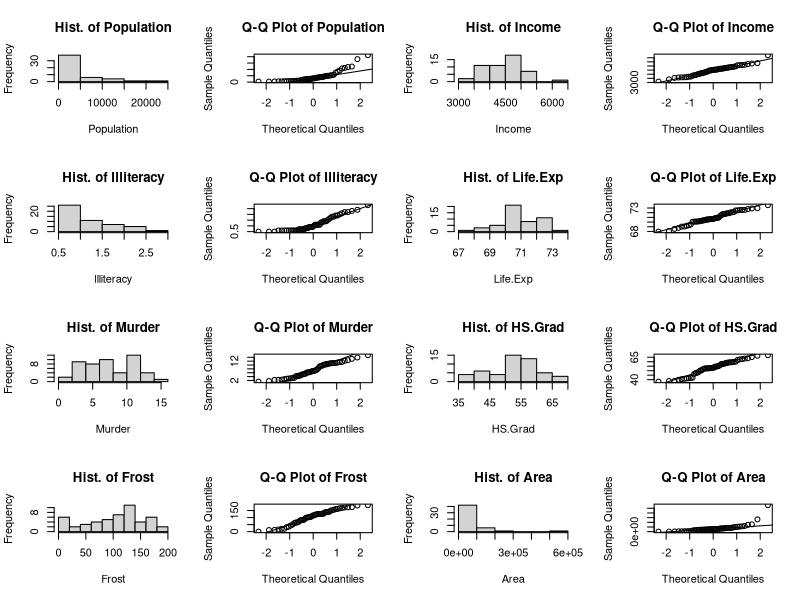
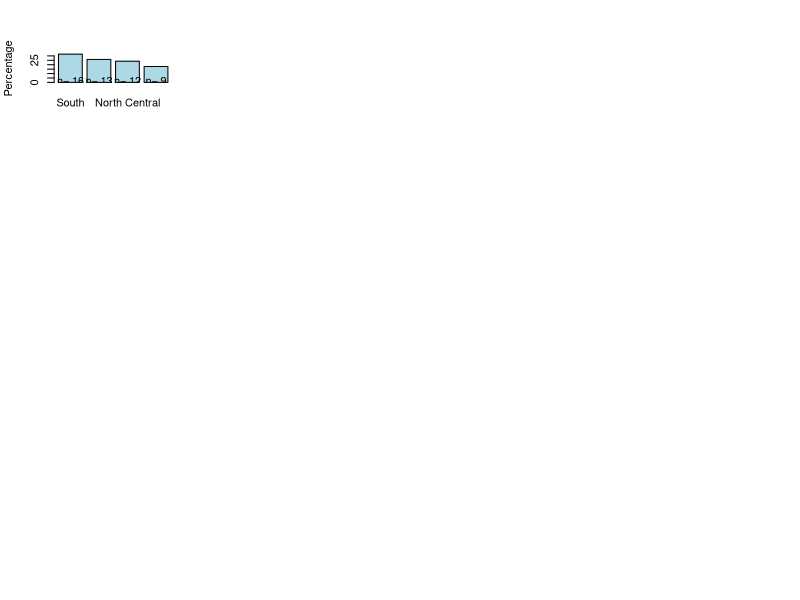
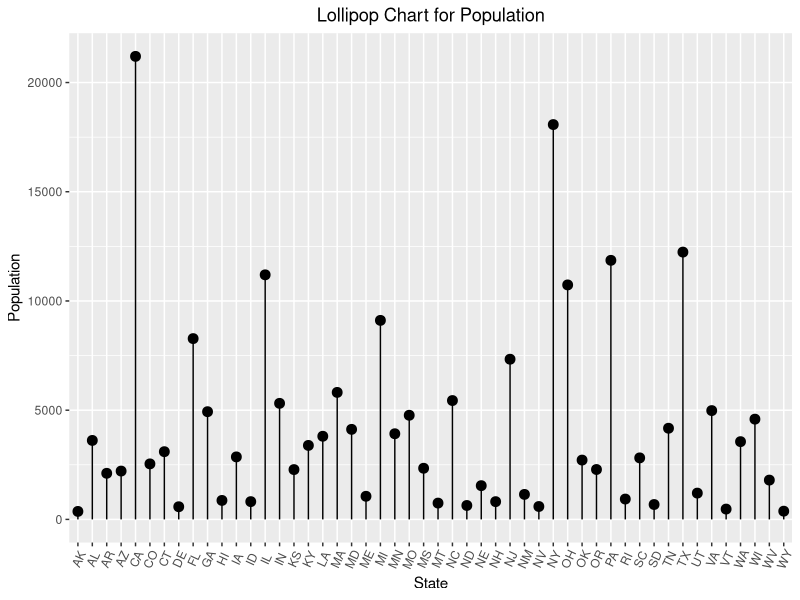
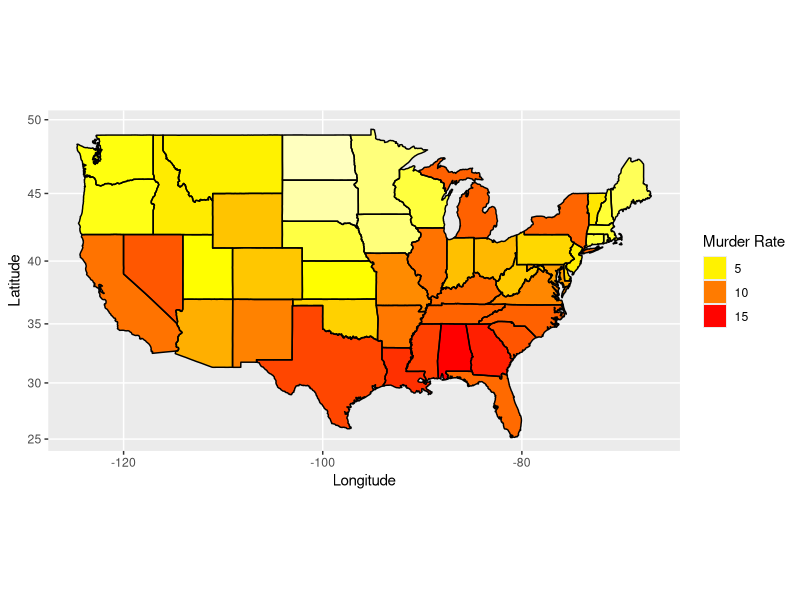
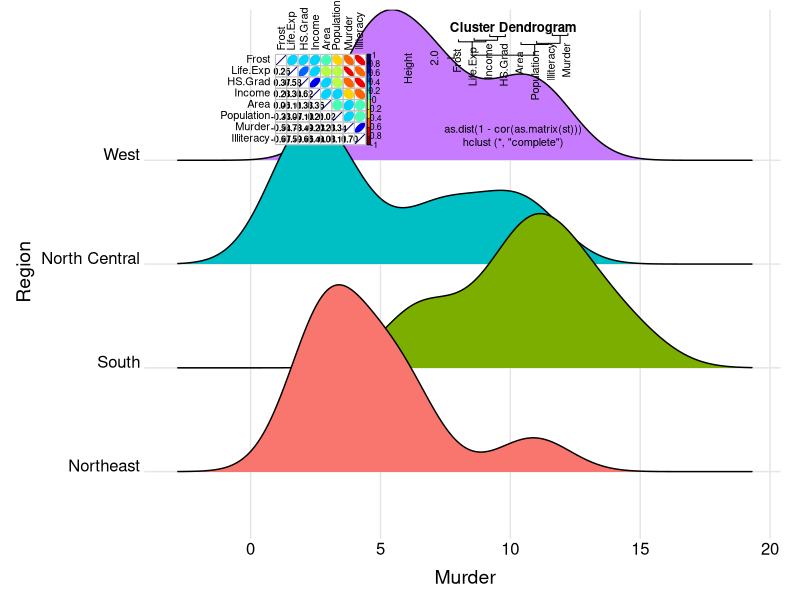
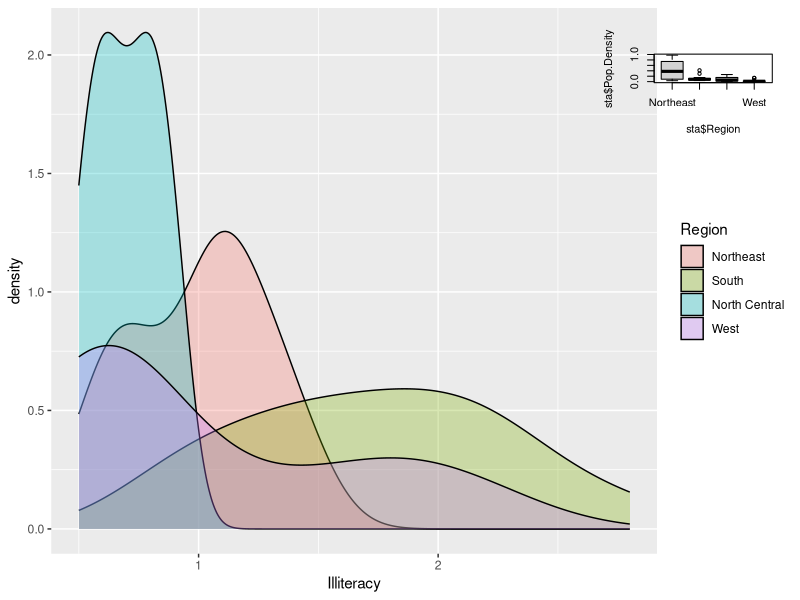
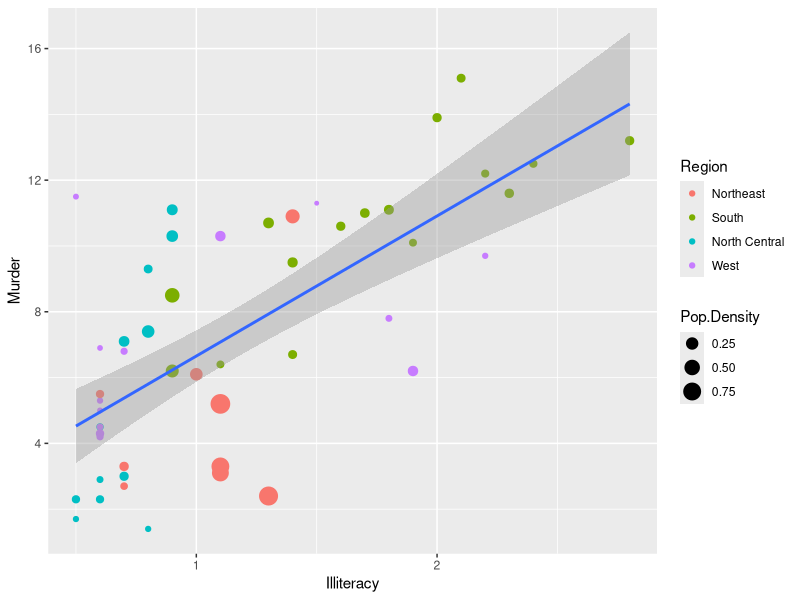
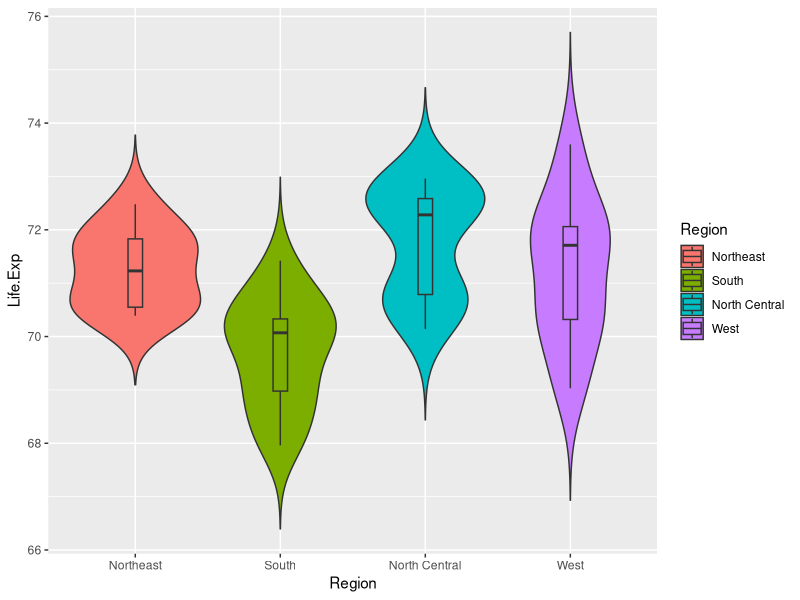

Recreate these plots in R, in order.
## ---- chunk 1
tem <- data.frame(state.x77)               # transform matrix into data frame
sta <- cbind(state.abb, tem, state.region) #combine the three data sets
colnames(sta)[1] <- "State"                #Rename first column
colnames(sta)[10] <- "Region"              #Rename the 10th column
head(sta)
str(sta)
summary(sta)
## ---- chunk 2
library(dplyr)
a <- colnames(sta)[2:9] # pick up all numeric columns/variables according to the names 
par(mfrow = c(4, 4))    # layout outouts in 4 rows and 4 columns
for (i in 1:length(a)){ # Use a for loop to test normality of all variables listed in the vector a
  sub = sta[a[i]][,1] # Extract correspoinding values in sta given a[i].
                      # Take i=1 as an example: a[1]='Population'. sta[a[1]] is a data frame 
                      #containing state names and corresponding population information. 
                      # Functions, such as hist(), qqnorm() can not be applied to a data frame.
                      # The sub = sta[a[1]][,1] extracts the poplutlation information from the data 
                      # frame as a numeric vector. Functions can be applied to a vector directly.  
  hist(sub, main = paste("Hist. of", a[i], sep = " "), xlab = a[i])
  qqnorm(sub, main = paste("Q-Q Plot of", a[i], sep = " ")) #Q-Q plot
  qqline(sub)           # Add a qq plot line. 
  if (i == 1) {s.t <- shapiro.test(sub) # Normality test for population
  } else {s.t <- rbind(s.t, shapiro.test(sub)) # Bind a new test result to previous results in row. 
 }
}
s.t <- s.t[, 1:2]       # take the first two column of shapiro.test result
s.t <- cbind(a, s.t)    # add variable name for the result
s.t
## ---- chunk 3
counts <- sort(table(sta$Region), decreasing = TRUE)
percentages <- 100 * counts / length(sta$Region)
barplot(percentages, ylab = "Percentage", col = "lightblue")
text(x=seq(0.7, 5, 1.2), 2, paste("n=", counts))
## ---- chunk 4
library(ggplot2)
ggplot(sta, aes(x = State, y = Population)) +
  geom_point(size = 3) +
  geom_segment(aes(x = State, xend = State, y = 0, yend = Population)) +
  labs(title = "Lollipop Chart for Population") +
  theme(plot.title = element_text(hjust = 0.5), axis.text.x = element_text(angle = 65, vjust = 0.6))
## ---- chunk 5
library(maps)
sta$region <- tolower(state.name)  # create new character vector with lowercase states names
states <- map_data("state")  # extract state data
map <- merge(states, sta, by = "region", all.x = T)  # merge states and state.x77 data
map <- map[order(map$order), ]
ggplot(map, aes(x = long, y = lat, group = group)) +  
  geom_polygon(aes(fill = Murder)) +   
  geom_path() + 
  scale_fill_gradientn(colours = rev(heat.colors(10))) +
  coord_map() +
  labs(x = "Longitude", y = "Latitude") +
  guides(fill = guide_legend(title = "Murder Rate")) +  
  theme(plot.title = element_text(hjust = 0.5))
## ---- chunk 6
library(ggridges)
ggplot(sta, aes(x = Murder, y = Region, fill = Region)) +
  geom_density_ridges() +
  theme_ridges() + 
  theme(legend.position = "none", plot.title = element_text(hjust = 0.5),
        axis.title.x = element_text(hjust = 0.5), axis.title.y = element_text(hjust = 0.5))
## ---- chunk 7
st <- sta[, 2:9] #take numeric variables as goal matrix
library(ellipse) 
library(corrplot)
corMatrix <- cor(as.matrix(st)) # correlation matrix
col <- colorRampPalette(c("#7F0000", "red", "#FF7F00", "yellow", "#7FFF7F",
                           "cyan", "#007FFF", "blue", "#00007F"))
corrplot.mixed(corMatrix, order = "AOE", lower = "number", lower.col = "black", 
               number.cex = .8, upper = "ellipse",  upper.col = col(10), 
               diag = "u", tl.pos = "lt", tl.col = "black")
## ---- chunk 8
plot(hclust(as.dist(1 - cor(as.matrix(st)))))  # hierarchical clustering
## ---- chunk 9
ggplot(sta, aes(x = Illiteracy, fill = Region)) + geom_density(alpha = 0.3)
## ---- chunk 10
sta$Pop.Density <- sta$Population/sta$Area
boxplot(sta$Pop.Density ~ sta$Region)
model <- aov(sta$Pop.Density ~ sta$Region, sta)
summary(model)
## ---- chunk 11
ggplot(sta, aes(x = Illiteracy, y = Murder)) + 
  geom_point(aes(size = Pop.Density, color = Region)) + 
  geom_smooth(method = 'lm',formula = y ~ x) +  # add regression line
  theme(plot.title = element_text(hjust = 0.5))
## ---- chunk 12
ggplot(sta, aes(x = Region, y = Life.Exp, fill = Region)) + 
  geom_violin(trim=FALSE) + 
  geom_boxplot(width=0.1) +
  theme(plot.title = element_text(hjust = 0.5))
## ---- chunk 13
# group income into IncomeType first
sta.income <- sta %>% mutate(IncomeType = factor(ifelse(Income < 3500, "Under3500",  
                             ifelse(Income < 4000 & Income >= 3500, "3500-4000",
                                    ifelse(Income < 4500 & Income >= 4000, "4000-4500",
                                           ifelse(Income < 5000 & Income >= 4500, "4500-5000", 
                                                  "Above5000"))))))
ggplot(sta.income, aes(x = Murder, y = Life.Exp)) + 
  geom_point(aes(shape = IncomeType, color = Region, size = HS.Grad)) + 
  geom_smooth(method = 'lm',formula = y ~ x) +
  #labs(title = "Murder Vs Life.Exp with HS.Grad and IncomeType by region") +
  theme(plot.title = element_text(hjust = 0.5))
## ---- chunk 14
library(gplots)
st.matrix <- as.matrix(st) # transfer the data frame to matrix
s <- apply(st.matrix, 2, function(y)(y - mean(y)) / sd(y))  # standardize data
a <- heatmap.2(s, 
          col = greenred(75),   #color green red
          density.info = "none", 
          trace = "none", 
          scale = "none", 
          RowSideColors = rainbow(4)[sta$Region],  
          srtCol = 45,  #column labels at 45 degree
          margins = c(5, 8), # bottom and right margins
          lhei = c(5, 15)
) 
legend("topright", levels(sta$Region), fill = rainbow(4), cex = 0.8)  # add legend 
## ---- chunk 15
row.names(st) <- sta$State
stars(st, key.loc = c(13, 1.5), draw.segments = T)   
## ---- chunk 16
pca = prcomp(st, scale = T)  #scale = T to normalize the data
pca
plot(pca)  # plot the amount of variance each principal components captures.
summary(pca)  #shows the importance of the components
percentVar <- round(100 * summary(pca)$importance[2, 1:7], 0) # compute % variances
percentVar
## ---- chunk 17
library(ggfortify)
row.names(sta) <- sta$State
autoplot(prcomp(st,  scale = T), data = sta, 
         colour = 'Region', shape = FALSE, label = TRUE, label.size = 3.5,
         loadings = TRUE, loadings.colour = 'blue', loadings.label = TRUE, 
         loadings.label.size = 4, loadings.label.colour = 'blue')
## ---- chunk 18
lm.data <- sta[, c(2:6, 9:10)]
lm.data <- within(lm.data, Region <- relevel(Region, ref = "South"))  # set region South as reference
model <- lm(Murder ~ .,  data = lm.data)
summary(model)
